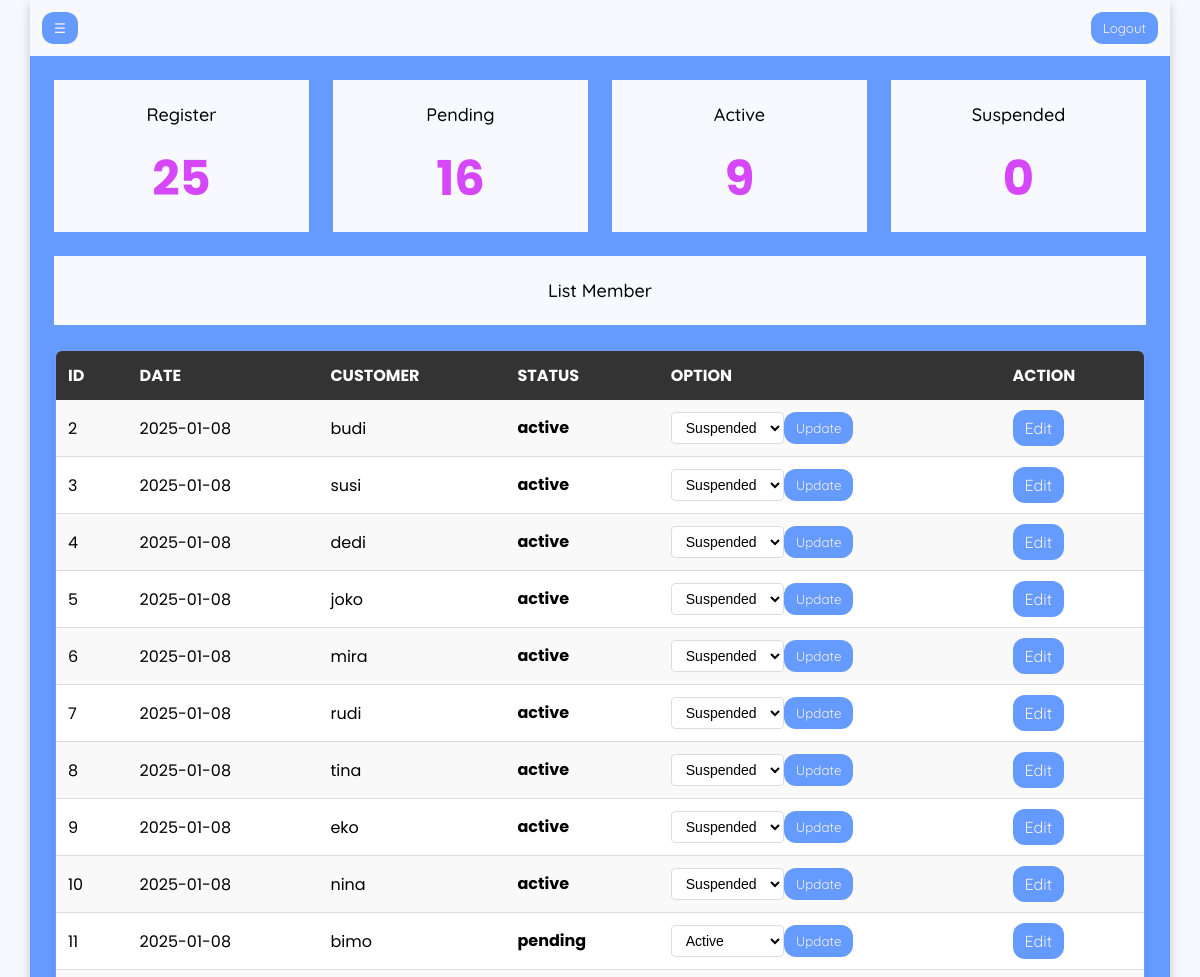
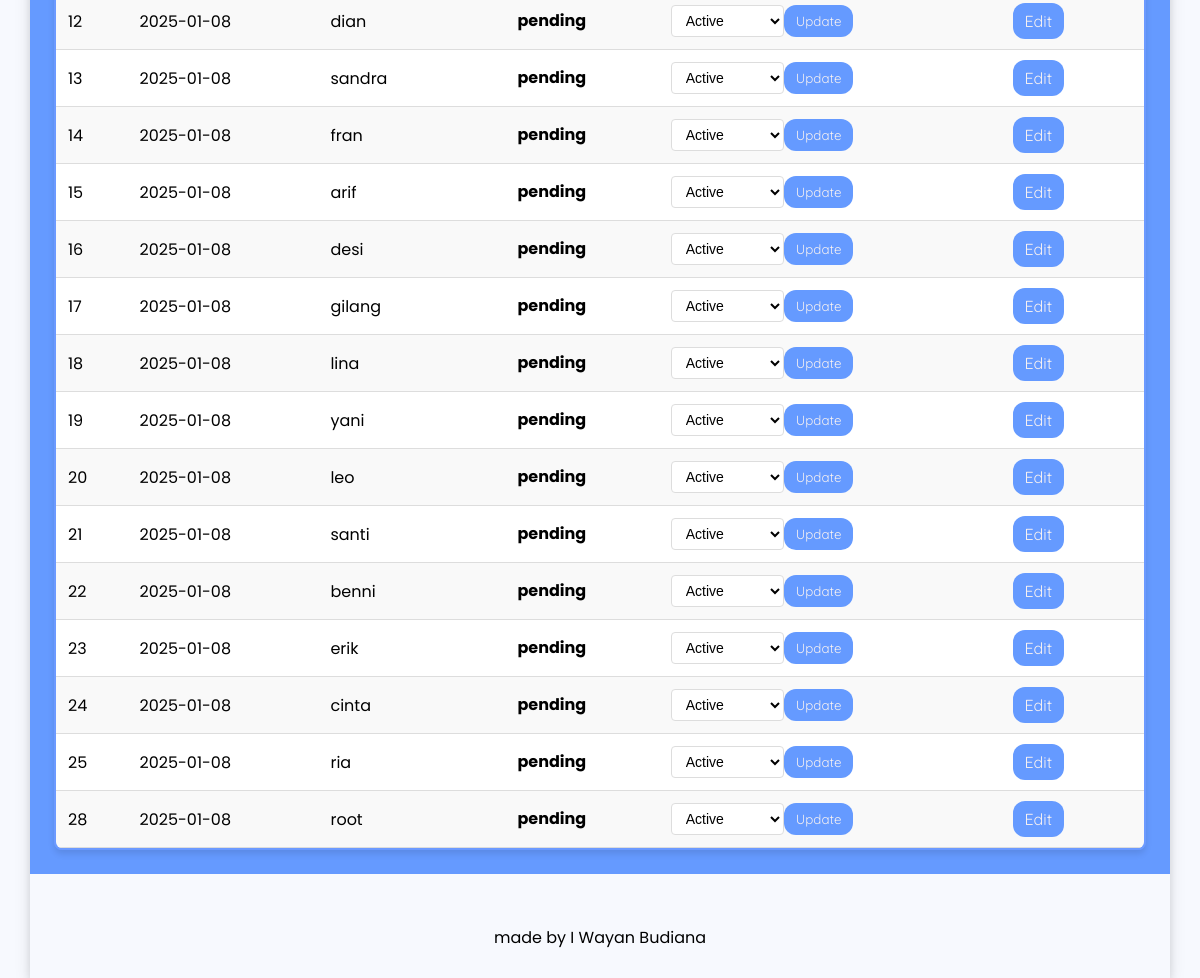
Page /dashboard/admin-list.php (signed in) on the committed database (2 pictures, top to bottom).
### tables this page shows
CREATE TABLE `user` (
  `id` int(11) NOT NULL,
  `username` varchar(100) NOT NULL,
  `email` varchar(255) NOT NULL,
  `password` varchar(255) NOT NULL,
  `status` enum('pending','active','suspend') NOT NULL DEFAULT 'pending',
  `role` enum('admin','user') NOT NULL DEFAULT 'user',
  `created_at` datetime DEFAULT current_timestamp(),
  `deleted_at` datetime DEFAULT NULL
);

### database.php (called while the page is built, shortened)
<?php
$domain         = "http://localhost/biolinks";
$host           = '127.0.0.1';
$dbname         = 'biolinks';
$username       = 'root';
$password       = '';
try {
    $pdo = new PDO("mysql:host=$host;dbname=$dbname;charset=utf8mb4", $username, $password);
    $pdo->setAttribute(PDO::ATTR_ERRMODE, PDO::ERRMODE_EXCEPTION);
} catch (PDOException $e) {
    die("Koneksi ke database gagal: " . $e->getMessage());
}
function list_member() {
    global $pdo;
    try {
        $query = "
        SELECT
            u.id,
            DATE_FORMAT(u.created_at, '%Y-%m-%d') as created_at,
            u.username,
            u.status
        FROM
            User u
        LEFT JOIN
            Profile p
        ON
            u.id = p.user_id
        WHERE
            u.deleted_at IS NULL AND u.role = 'user'
        ";
        $stmt = $pdo->query($query);
        $members = $stmt->fetchAll(PDO::FETCH_ASSOC);
        return $members;
    } catch (PDOException $e) {
        error_log("Database error: " . $e->getMessage());
        return [];
    }
}

### dashboard/admin-list.php (the view, shortened to what this page needs)
<?php
require_once '../database.php';
$members        = list_member();
$register       = 0;
$pending        = 0;
$active         = 0;
$suspended      = 0;
if(!empty($members)){
    $register = count($members);
    foreach($members as $member){
        if($member['status'] == 'pending'){
            $pending++;
        }elseif($member['status'] == 'active'){
            $active++;
        }elseif($member['status'] == 'suspend'){
            $suspended++;
        }
    }
}
?>
<!DOCTYPE html>
<html lang="en">
<head>
    <link rel="stylesheet" href="../assets/css/admin-style.css">
</head>
<body>
<div class="container">
    <header>
        <nav>
            <div class="left" >
                <button class="btn" id="toggleButton">☰</button>
            </div>
            <form action="<?php echo $domain; ?>/logout.php" method="POST">
                <button class="btn"> Logout </button>
            </form>
        </nav>
    </header>
    <main>
        <section class="admin">
            <div class="widget-admin">
                <div class="widget-admin-item">
                    <h2>Register</h2>
                    <span><?php echo $register; ?></span>
                </div>
                <div class="widget-admin-item">
                    <h2>Pending</h2>
                    <span><?php echo $pending; ?></span>
                </div>
                <div class="widget-admin-item">
                    <h2>Active</h2>
                    <span><?php echo $active; ?></span>
                </div>
                <div class="widget-admin-item">
                    <h2>Suspended</h2>
                    <span><?php echo $suspended; ?></span>
                </div>
            </div>
            <div class="widget-admin">
                <div class="widget-admin-item">
                    <h2>List Member</h2>
                </div>
            </div>
            <div class="widget-admin">
                <div class="table-container">
                    <table>
                        <thead>
                            <tr>
                                <th>ID</th>
                                <th>DATE</th>
                                <th>CUSTOMER</th>
                                <th>STATUS</th>
                                <th>OPTION</th>
                                <th>ACTION</th>
                            </tr>
                        </thead>
                        <tbody>
                            <?php foreach($members as $member) { ?>
                                <tr>
                                    <td><?php echo $member['id']; ?></td>
                                    <td><?php echo $member['created_at']; ?></td>
                                    <td><?php echo $member['username']; ?></td>
                                    <td><span class="status"><?php echo $member['status']; ?></span></td>
                                    <td>
                                        <form action="<?php echo $_SERVER['PHP_SELF']; ?>" method="POST">
                                            <select name="status">
                                                <option value="active" <?php echo $member['status'] == 'suspend' ? 'selected' : ''; ?>>Active</option>
                                                <option value="suspend" <?php echo $member['status'] == 'active' ? 'selected' : ''; ?>>Suspended</option>
                                            </select>
                                            <button class="btn" type="submit">Update</button>
                                        </form>
                                    </td>
                                    <td>
                                        <a href="<?php echo $domain; ?>/dashboard/admin-edit.php?username=<?php echo $member['username']; ?>" class="btn">Edit</a>
                                    </td>
                                </tr>
                            <?php } ?>
                        </tbody>
                    </table>
                </div>
            </div>
        </section>
    </main>
    <footer>
        <div class="footer-bottom">
            <span>made by I Wayan Budiana</span>
        </div>
    </footer>
</div>
</body>
</html>

### assets/css/admin-style.css (style rules this page uses)
:root { --color1: #476ef9; --color2: #659aff; --color3: #d547f9; --color4: #2b3138; --color5: #f7f1f1; --color6: #f7f9fe; --font1: "Quicksand", sans-serif; --font2: "Poppins", sans-serif; --spacing-1: 4px; --spacing-2: 8px; --spacing-3: 12px; --spacing-4: 16px; --spacing-5: 20px; --spacing-6: 24px; }
* { margin: 0; padding: 0; box-sizing: border-box; }
body { background-color: var(--color6); font-family: var(--font2); }
h2 { font-family: var(--font1); font-size: 18px; font-style: normal; font-weight: 500; line-height: 120%; }
p, span { font-family: var(--font2); font-size: 16px; font-style: normal; font-weight: 400; line-height: 200%; }
.btn { font-family: var(--font1); text-align: center; color: var(--color5); background-color: var(--color2); padding: 8px 12px; border-radius: 12px; border: none; cursor: pointer; transition: background-color 0.3s; }
a { font-family: var(--font2); text-decoration: none; color: var(--color4); }
.container { max-width: 1140px; margin: 0 auto; display: flex; flex-direction: column; box-shadow: 0 4px 8px rgba(0, 0, 0, 0.1), 0 4px 16px rgba(0, 0, 0, 0.1); transition: box-shadow 0.3s ease-in-out; }
nav { display: flex; justify-content: space-between; align-items: center; padding: 12px; background-color: var(--color6); }
main { background: var(--color2); }
main .admin { display: flex; flex-direction: column; padding: 24px; gap: 24px; }
main .admin .widget-admin { display: flex; gap: 24px; }
main .admin .widget-admin form { width: 100%; display: flex; }
main .admin .widget-admin .widget-admin-item { width: 100%; display: flex; flex-direction: column; text-align: center; padding: 24px; gap: 24px; background: var(--color6); }
main .admin .widget-admin .widget-admin-item span { font-size: 48px; font-style: normal; font-weight: 700; line-height: 58px; color: var(--color3); }
.table-container { width: 100%; margin: 0 auto; border: 2px solid #6c9aff; border-radius: 8px; overflow: hidden; box-shadow: 0 4px 6px rgba(0, 0, 0, 0.1); }
table { width: 100%; border-collapse: collapse; }
thead { background-color: #333; color: #fff; }
thead th { padding: 12px; text-align: left; font-weight: bold; }
tbody tr { background-color: #fff; border-bottom: 1px solid #ddd; }
tbody tr:nth-child(odd) { background-color: #f9f9f9; }
tbody td { padding: 12px; text-align: left; }
tbody td .status { font-weight: bold; }
select { padding: 5px 10px; border-radius: 4px; border: 1px solid #ddd; background-color: #fff; cursor: pointer; font-size: 14px; }
footer { display: flex; flex-direction: column; padding: 24px; background-color: var(--color6); }
footer .footer-bottom { text-align: center; padding-top: 24px; }

### rows in the picture
user: id "2", created_at "2025-01-08", username "budi", status "active", status "Suspended"
user: id "3", created_at "2025-01-08", username "susi", status "active", status "Suspended"
user: id "4", created_at "2025-01-08", username "dedi", status "active", status "Suspended"
user: id "5", created_at "2025-01-08", username "joko", status "active", status "Suspended"
user: id "6", created_at "2025-01-08", username "mira", status "active", status "Suspended"
user: id "7", created_at "2025-01-08", username "rudi", status "active", status "Suspended"
user: id "8", created_at "2025-01-08", username "tina", status "active", status "Suspended"
user: id "9", created_at "2025-01-08", username "eko", status "active", status "Suspended"
user: id "10", created_at "2025-01-08", username "nina", status "active", status "Suspended"
user: id "11", created_at "2025-01-08", username "bimo", status "pending"
user: id "12", created_at "2025-01-08", username "dian", status "pending"
user: id "13", created_at "2025-01-08", username "sandra", status "pending"
user: id "14", created_at "2025-01-08", username "fran", status "pending"
user: id "15", created_at "2025-01-08", username "arif", status "pending"
user: id "16", created_at "2025-01-08", username "desi", status "pending"
user: id "17", created_at "2025-01-08", username "gilang", status "pending"
user: id "18", created_at "2025-01-08", username "lina", status "pending"
user: id "19", created_at "2025-01-08", username "yani", status "pending"
user: id "20", created_at "2025-01-08", username "leo", status "pending"
user: id "21", created_at "2025-01-08", username "santi", status "pending"
user: id "22", created_at "2025-01-08", username "benni", status "pending"
user: id "23", created_at "2025-01-08", username "erik", status "pending"
user: id "24", created_at "2025-01-08", username "cinta", status "pending"
user: id "25", created_at "2025-01-08", username "ria", status "pending"
user: id "28", created_at "2025-01-08", username "root", status "pending"

### other values in the picture
$register "25"
$pending "16"
$active "9"
$suspended "0"
